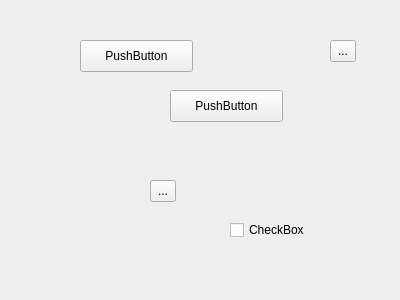
<?xml version="1.0" encoding="UTF-8"?>
<ui version="4.0">
 <class>Form</class>
 <widget class="QWidget" name="Form">
  <property name="geometry">
   <rect>
    <x>0</x>
    <y>0</y>
    <width>400</width>
    <height>300</height>
   </rect>
  </property>
  <property name="windowTitle">
   <string>Form</string>
  </property>
  <widget class="QPushButton" name="pushButton">
   <property name="geometry">
    <rect>
     <x>170</x>
     <y>90</y>
     <width>113</width>
     <height>32</height>
    </rect>
   </property>
   <property name="text">
    <string>PushButton</string>
   </property>
  </widget>
  <widget class="QToolButton" name="toolButton">
   <property name="geometry">
    <rect>
     <x>150</x>
     <y>180</y>
     <width>26</width>
     <height>22</height>
    </rect>
   </property>
   <property name="text">
    <string>...</string>
   </property>
  </widget>
  <widget class="QPushButton" name="pushButton_2">
   <property name="geometry">
    <rect>
     <x>80</x>
     <y>40</y>
     <width>113</width>
     <height>32</height>
    </rect>
   </property>
   <property name="text">
    <string>PushButton</string>
   </property>
  </widget>
  <widget class="QCheckBox" name="checkBox">
   <property name="geometry">
    <rect>
     <x>230</x>
     <y>220</y>
     <width>87</width>
     <height>20</height>
    </rect>
   </property>
   <property name="text">
    <string>CheckBox</string>
   </property>
  </widget>
  <widget class="QToolButton" name="toolButton_2">
   <property name="geometry">
    <rect>
     <x>330</x>
     <y>40</y>
     <width>26</width>
     <height>22</height>
    </rect>
   </property>
   <property name="text">
    <string>...</string>
   </property>
  </widget>
 </widget>
 <resources/>
 <connections/>
</ui>
